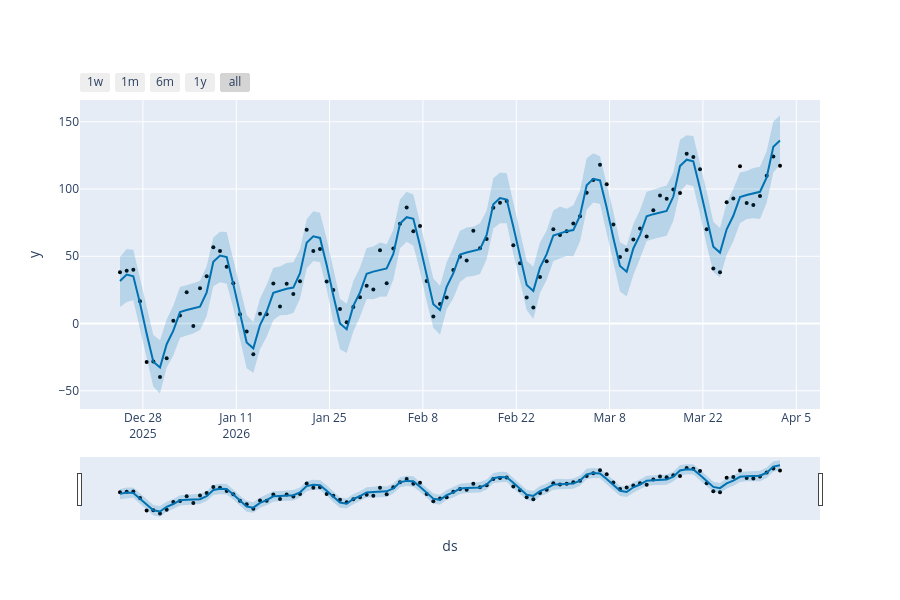

The code cell stored with this chart in its notebook:
### Code cell
combinado = Prophet(interval_width=0.95)
combinado.add_regressor("entrada", standardize=False)
combinado.fit(ejemplo)
forecast = combinado.make_future_dataframe(periods=36, freq='M')
forecast = combinado.predict(ejemplo)
plot_plotly(combinado, forecast)
